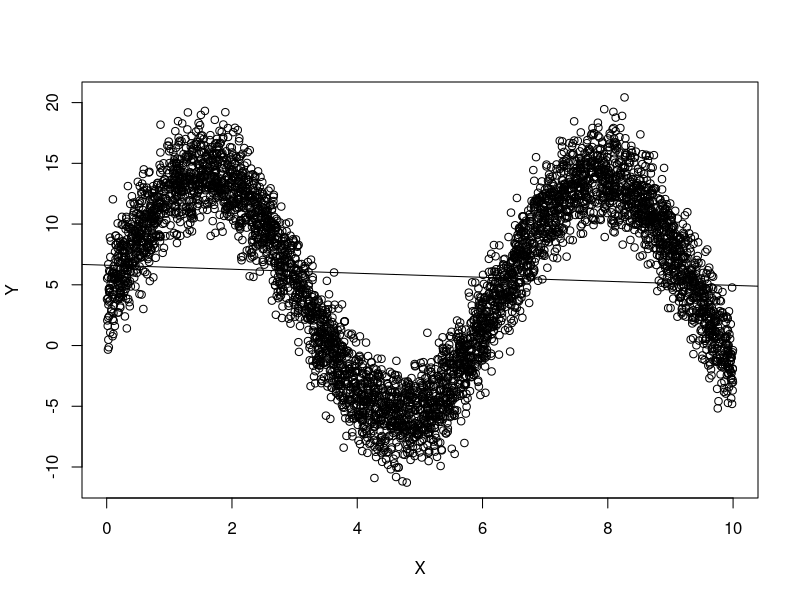
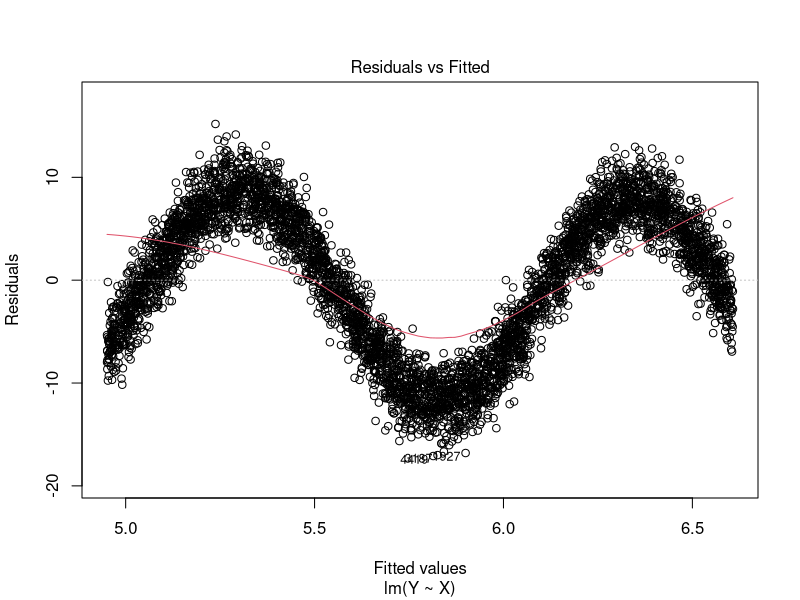
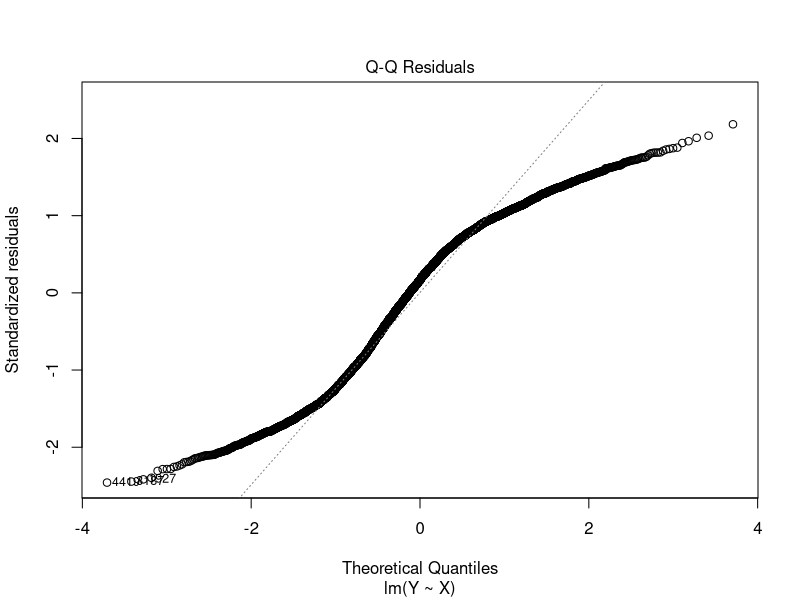
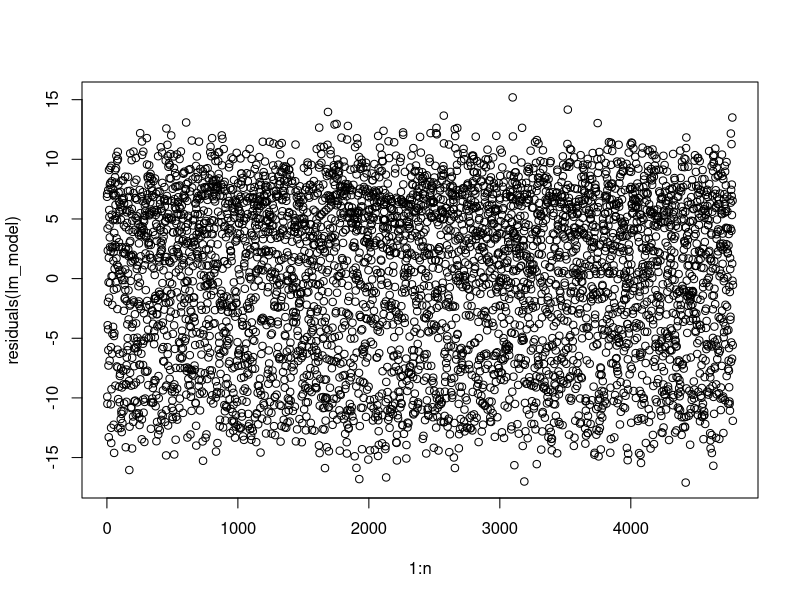
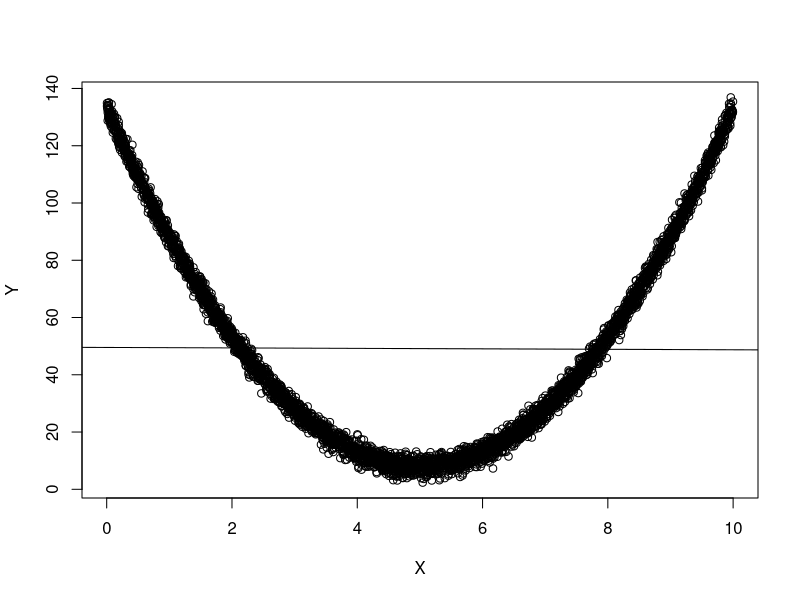
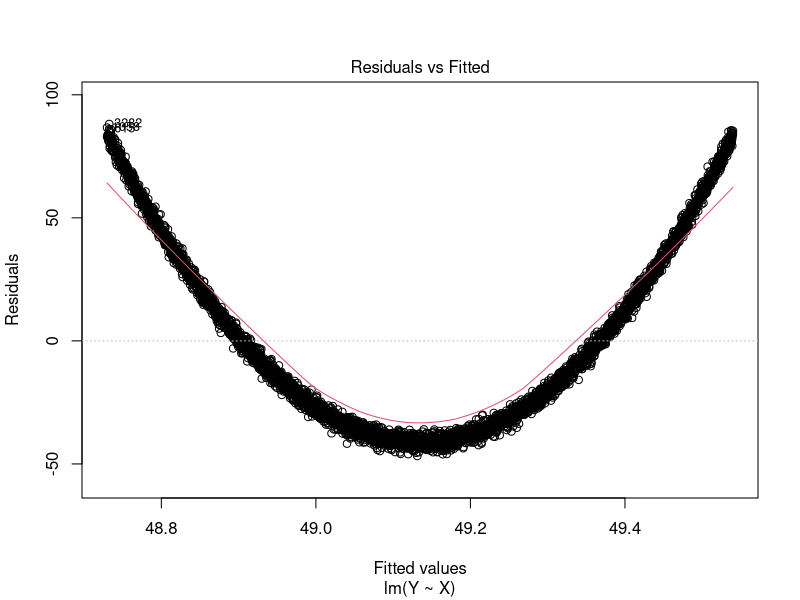
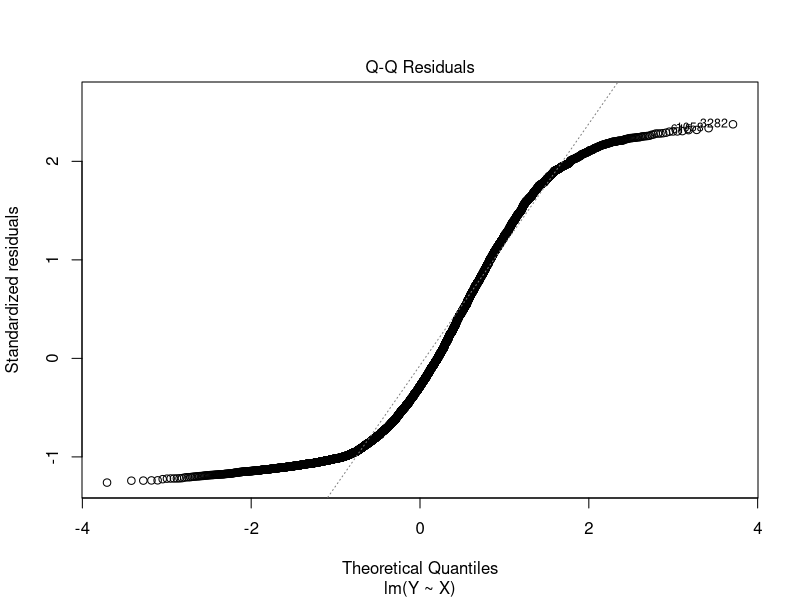
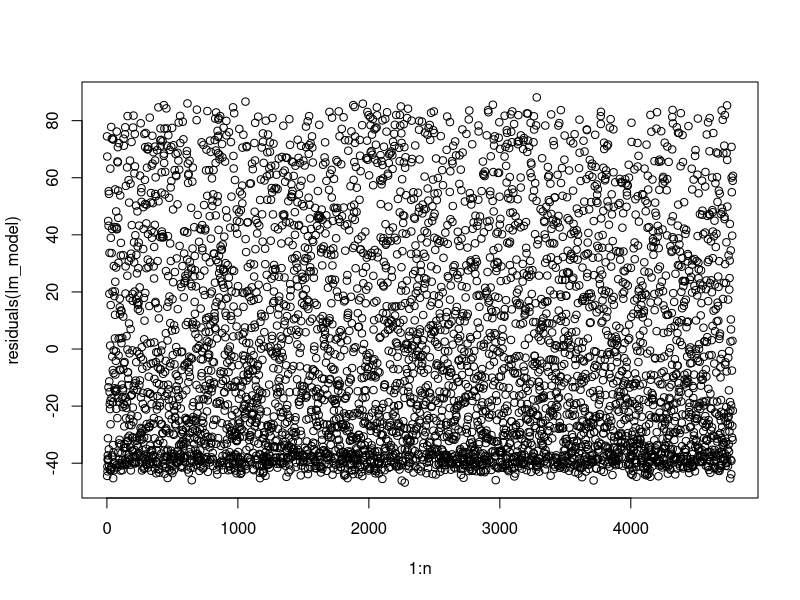

Source code (R) for these figures, in order: (Note: this script raises an error after producing the figures.)
## ---- chunk 1
knitr::opts_chunk$set(echo = TRUE)
## ---- chunk 2
require(ggplot2)
library(lmtest)
library(car)
## ---- chunk 3
check_violations <- function(sample_size, orig_new_obsv, violation_name, violation_func, sigma_sq, orig_X) {

  # ordinary relationship with no violations
  if (violation_name == "None") {
    X <- orig_X
    new_obsv <- orig_new_obsv
    eps <- rnorm(sample_size, mean = 0, sd = sqrt(sigma_sq))
    return(list(X,new_obsv,eps))
  }
  if (violation_name == "Nonlinear relationship") {
    X <- violation_func(orig_X)
    new_obsv <- violation_func(orig_new_obsv)
    eps <- rnorm(sample_size, mean = 0, sd = sqrt(sigma_sq))
    return(list(X,new_obsv,eps))
  }
  if (violation_name == "Non-normal errors") {
    # gamma distributed errors
    if (violation_func == "Gamma") {
      X <- orig_X
      new_obsv <- orig_new_obsv
      eps_alpha <- sigma_sq
      eps_beta <- 1
      eps <- (rgamma(sample_size, shape = eps_alpha, scale = eps_beta) - eps_alpha * eps_beta) * 2
      return(list(X,new_obsv,eps))
    }
    # poisson distributed errors
    if (violation_func == "Poisson") {
      X <- orig_X
      new_obsv <- orig_new_obsv
      lambda <- sigma_sq
      eps <- (rpois(sample_size, lambda) - lambda) * 2
      return(list(X,new_obsv,eps))
    }
  }
  if (violation_name == "Heterogeneous variances") {
    X <- orig_X
    new_obsv <- orig_new_obsv
    eps <- rnorm(sample_size, mean = 0, sd = violation_func(X))
    return(list(X,new_obsv,eps))
  }
  if (violation_name == "Correlated Errors") {
    X <- orig_X
    rho <- violation_func
    new_obsv <- orig_new_obsv
    eps <- rep(0, sample_size)
    e.ind <- rnorm(sample_size, mean = 0, sd = (sigma_sq / sqrt(1-rho^2)))
    eps[1] <- e.ind[1]
    for (i in 2:sample_size) {
      eps[i] <- rho * eps[i-1] + e.ind[i]
    }
    return(list(X,new_obsv,eps))
  }
    if (violation_name == "Multicolinearity") {
    X <- unname(cbind(orig_X[,1],violation_func(orig_X[,1])))
    new_obsv<- unname(cbind(orig_new_obsv[,1],violation_func(orig_new_obsv[,1])))
    eps <- rnorm(sample_size, mean = 0, sd = sqrt(sigma_sq))
    return(list(X,new_obsv,eps))
  }
}


# function that will run simulations, violating a specific assumption
run_simulations <- function(num_runs, sample_size, num_new_obsv, violation, violation_func, num_predictors, sigma_sq) {
  
  sim_results <- data.frame(percent_yhat_bad_confint        = 0,
                            percent_intercept_bad_confint   = 0, 
                            percent_param_bad_confint       = 0, 
                            average_mse                     = 0, 
                            percent_insignificant_intercept = 0, 
                            percent_insignificant_param     = 0) 

  parameters <- sample.int(10,num_predictors + 1)
  for (i in 1:num_runs) {
    
    if (num_predictors == 2) {
      X <- cbind(runif(sample_size, 0, 10),runif(sample_size, 10, 20))
      new_obsv <- cbind(runif(num_new_obsv, 0, 10),runif(num_new_obsv, 10, 20))
    } else {X <- runif(sample_size, 0, 10)
            new_obsv <- runif(num_new_obsv, 0, 10)}
    
    
    # transform our data to violate assumptions of linearity
    violated_data <- check_violations(sample_size, new_obsv, violation, violation_func, sigma_sq, X)
    violated_X <- violated_data[[1]]
    violated_new_obsv <- violated_data[[2]]
    eps <- violated_data[[3]]

    # TODO: make this not break plot_diagnostics
    if (violation == "Multicolinearity") {
      X <- violated_X
      new_obsv <- violated_new_obsv
    }

    # add in column of ones to capture beta0 when generating Y and expected value of Y
    Y <- (cbind(1,violated_X) %*% parameters) + eps
    exp_val_Y <- cbind(1,violated_new_obsv) %*% parameters
    
    # fit a linear model using the simulated data
    lm_data <- data.frame(Y = Y, X = I(X))
    my_lm <- lm(Y ~ X, data=lm_data)
    
    # predict y for new values of x using the fitted linear model
    Y_hat_ci <- predict(my_lm, newdata = data.frame(X = I(new_obsv)), interval = "confidence")
    
    # check whether the confidence interval actually captures the expected value of y from the true model
    n_bad_predictions <- num_new_obsv - sum((exp_val_Y >= Y_hat_ci[,2]) & (exp_val_Y <= Y_hat_ci[,3]))
# freq of confint for prediction of new data points not capturing the expected val of Y based on ground truth
    sim_results$percent_yhat_bad_confint <- sim_results$percent_yhat_bad_confint + n_bad_predictions
    
    # get confidence iterval for beta hat
    beta_ci <- confint(my_lm)
    
    # check whether the true value for the betas is caputured in the confidence interval
    good_betas <- ((parameters >= beta_ci[,"2.5 %"]) & (parameters <= beta_ci[,"97.5 %"]))
    if (good_betas[1] == FALSE)

# how many times true beta_0 was not captured by the confint for our fitted model
      sim_results$percent_intercept_bad_confint <- sim_results$percent_intercept_bad_confint + 1
    # good_betas[-1] means anything that is not the intercept coeff
    if (sum(good_betas[-1] == FALSE) >= 1) 
# bad predictor rate: how many times a parameter that was not b0 was not within the confint
      # if there's more than one they are combined
      {sim_results$percent_param_bad_confint <- sim_results$percent_param_bad_confint + sum(good_betas[-1] == FALSE)}
    
    # add the mse to the sum of MSE for all runs (to be averaged at the end)
    sim_results$average_mse <- sim_results$average_mse + (anova(my_lm)$'Mean Sq'[2]) # [2] for residual
    
    
    # check which beta_hats are significant based on the p-values
    p_vals <- summary(my_lm)$coeff[,4] # 4 for pvals
    if (p_vals[1] > .05)
# frequency % p-val(intercept) was >0.05      
      sim_results$percent_insignificant_intercept <- sim_results$percent_insignificant_intercept + 1
    if (sum(p_vals[-1] > .05) >= 1)
      
# excluding intercept coeff, freq that params for predictors had p-val > 0.05 in all our sims. on interval (0,1)
      # sum in case more than one predictor var
      {sim_results$percent_insignificant_param <- sim_results$percent_insignificant_param + sum(p_vals[-1] > .05)}
  }
  
  # FINALLY, take mean of all these 
  sim_results <- sim_results/num_runs
  
  # confint for predictions did not capture expected value, divided by n new data points 
  sim_results$percent_yhat_bad_confint <- sim_results$percent_yhat_bad_confint/(num_new_obsv)
  
  # conint for predictor param did not capture true param used to generate data, divited by number of predictors
  sim_results$percent_param_bad_confint <- sim_results$percent_param_bad_confint/(num_predictors)
  
  # precent of (non-intercept) params that whose p-val > 0.05
  sim_results$percent_insignificant_param <- sim_results$percent_insignificant_param/(num_predictors)

  # R is terrible and we have to return our objects as a list >:C
  payload <- list(sim_results=sim_results, lm_model=my_lm, X=X, Y=Y, eps=eps, Y_hat_ci=Y_hat_ci, exp_val_Y=exp_val_Y, n=sample_size, num_predictors=num_predictors)
  return(payload)
}
## ---- chunk 4
plot_diagnostics <- function(payload) {
  # unpack payload
  list2env(payload, envir=environment())
  
  if(num_predictors > 1){
    
    multivariate_dataframe <- as.data.frame(cbind(X, Y))
    colnames(multivariate_dataframe) <- c("X1", "X2", "Y")
    multivariate_lm_model <- lm(Y~., data = multivariate_dataframe)
      
    writeLines("Diagnostic #1: Is the Regression Function Linear? ")
    plot(multivariate_lm_model, which = 1, caption = "Residuals vs Fitted")
    
      writeLines("Diagnostic #2: Do the Residuals Have Constant Variance?\n\n Does the plot appear to be a general cloud of points or is there a megaphone shape?")
    plot(multivariate_lm_model, which = 1) 
    
      writeLines("Diagnostic #3: Are the Residuals Normally Distributed?")
    plot(multivariate_lm_model, which = 2)
    
    writeLines("Diagnostic #4: Are the Residuals Independent?")  
    plot(1:length(X), residuals(multivariate_lm_model))
    
    writeLines("Diagnostic #5: Is there Evidence of Multicollinearity?")
    pairs(multivariate_dataframe)
  } else {
  
  writeLines("Diagnostic #1: Is the Regression Function Linear? ")
  plot(Y ~ X)
  abline(lm_model)

  writeLines("Diagnostic #2: Do the Residuals Have Constant Variance?\n\n Does the plot appear to be a general cloud of points or is there a megaphone shape?")
  plot(lm_model, which = 1) 
  
  writeLines("Diagnostic #3: Are the Residuals Normally Distributed?")
  plot(lm_model, which = 2)
  
  writeLines("Diagnostic #4: Are the Residuals Independent?")  
  plot(1:n, residuals(lm_model))}


}

## ---- chunk 5
summary_diagnostics <- function(payload) {
  # unpack payload
  list2env(payload, envir=environment())

  print(summary(lm_model))
  print(anova(lm_model))
}
## ---- chunk 6
advanced_diagnostics <- function(payload) {
  # unpack payload
  list2env(payload, envir=environment())
  
  #check for multivariate case
  if(num_predictors > 1){
    multivariate_dataframe <- as.data.frame(cbind(X, Y))
    colnames(multivariate_dataframe) <- c("X1", "X2", "Y")
    multivariate_lm_model <- lm(Y~., data = multivariate_dataframe)
    
    #constant var
     writeLines("Diagnostic #2: Do the Residuals Have Constant Variance?\n\n Does the plot appear to be a general cloud of points or is there a megaphone shape?")
    writeLines("Large values of the test statistic lead to us rejecting H0 and concluding that we have nonconstant variance (ie heteroskedacity).")
    print(bptest(multivariate_lm_model))
    
    #residuals nonnormal
    writeLines("Diagnostic #3: Are the Residuals Normally Distributed?")
    # plot(lm_model, which = 2)
    print(shapiro.test(residuals(multivariate_lm_model)))

    #multicollinearity
    writeLines("Diagnostic #5: Is there Evidence of Multicollinearity?")  
    writeLines("Here are some rough guidelines:
    VIF_j≈1: no evidence of multicollinearity for x_j
    1<VIF_j<5: evidence of moderate multicollinearity for x_j
    5≤VIF_j<10: evidence of strong multicollinearity for x_j
    VIF_j≥10 evidence of severe multicollinearity for x_j, will almost certainly cause problems")
    print(vif(multivariate_lm_model))
  } else {
  
  
  #bivariate case  

  # linearity
  # writeLines("Diagnostic #1: Is the Regression Function Linear?")
  # print(anova(lm_model))
  
  # constant variance
  writeLines("Diagnostic #2: Do the Residuals Have Constant Variance?")

# heteroskedacity
  writeLines("Breusch-Pagan Test\n\nA p-value less than .05 will lead us to reject H0 and conclude that we have nonconstant variance (ie heteroskedacity).")
  print(bptest(Y ~ X))
  

  #normally dist residuals
  writeLines("Diagnostic #3: Are the Residuals Normally Distributed?")
    writeLines("Shapiro-Wilk's Test\n\nA p-value less than .05 will lead us to reject H0 and conclude that the errors are not normally distributed.")
  # plot(lm_model, which = 2)
  print(shapiro.test(residuals(lm_model)))
  }
}

## ---- chunk 7
# n_sims <- 100
# n_samps <- 100
# num_new_obsv <- 10
# violation_type <- "Nonlinear relationship"
# violation_func <- sin
# num_predictors <- 1
# sigma_sq <- 1
# 
# payload <- run_simulations(n_sims, n_samps, num_new_obsv, violation_type, violation_func, num_predictors, sigma_sq)
# cat(violation_type, n_sims, n_samps, num_new_obsv, str(violation_func), num_predictors, sigma_sq)
# plot_diagnostics(payload)
## ---- chunk 8
# set up constants for simulations
set.seed(1)
n_small <- 20
n_med <- 100
n_large <- 5000
num_runs <- 100
num_new_obsv <- 20
# num_predictors <- 1
sigma_sq <- 4
## ---- chunk 9
poly_func <- function(x) (x-5)^2
poly_small_results <- run_simulations(num_runs,
                                      n_small, 
                                      num_new_obsv, 
                                      violation = "Nonlinear relationship", 
                                      violation_func = poly_func, 
                                      num_predictors = 1, 
                                      sigma_sq)

poly_med_results <-run_simulations(num_runs,
                                   n_med, 
                                   num_new_obsv, 
                                   violation =  "Nonlinear relationship", 
                                   violation_func = poly_func, 
                                   num_predictors = 1, 
                                   sigma_sq)

poly_large_results <- run_simulations(num_runs, 
                                     n_large, 
                                     num_new_obsv, 
                                     violation =  "Nonlinear relationship", 
                                     violation_func = poly_func, 
                                     num_predictors = 1, 
                                     sigma_sq)
## ---- chunk 10
exp_small_results <- run_simulations(num_runs,
                                     n_small, 
                                     num_new_obsv, 
                                     violation =  "Nonlinear relationship", 
                                     violation_func = exp, 
                                     num_predictors = 1, 
                                     sigma_sq)

exp_med_results <-run_simulations(num_runs, 
                                  n_med, 
                                  num_new_obsv, 
                                  violation =  "Nonlinear relationship",
                                  violation_func = exp, 
                                  num_predictors = 1, 
                                  sigma_sq)

exp_large_results <-run_simulations(num_runs,
                                    n_large, 
                                    num_new_obsv, 
                                    violation =  "Nonlinear relationship", 
                                    violation_func = exp, 
                                    num_predictors = 1, 
                                    sigma_sq)
## ---- chunk 11
sin_small_results <- run_simulations(num_runs, 
                                     n_small, 
                                     num_new_obsv, 
                                     violation =  "Nonlinear relationship", 
                                     violation_func = sin, 
                                     num_predictors = 1, 
                                     sigma_sq)

sin_med_results <- run_simulations(num_runs, 
                                   n_med, 
                                   num_new_obsv, 
                                   violation =  "Nonlinear relationship", 
                                   violation_func = sin, 
                                   num_predictors = 1, 
                                   sigma_sq)

sin_large_results <- run_simulations(num_runs, 
                                     n_large, 
                                     num_new_obsv, 
                                     violation =  "Nonlinear relationship", 
                                     violation_func = sin, 
                                     num_predictors = 1, 
                                     sigma_sq)
## ---- chunk 12
log_small_results <- run_simulations(num_runs, 
                                     n_small, 
                                     num_new_obsv, 
                                     violation =  "Nonlinear relationship", 
                                     violation_func = log,
                                     num_predictors = 1, 
                                     sigma_sq)

log_med_results <- run_simulations(num_runs, 
                                   n_med, 
                                   num_new_obsv, 
                                   violation =  "Nonlinear relationship", 
                                   violation_func = log, 
                                   num_predictors = 1, 
                                   sigma_sq)

log_large_results <- run_simulations(num_runs, 
                                     n_large, 
                                     num_new_obsv, 
                                     violation =  "Nonlinear relationship", 
                                     violation_func = log, 
                                     num_predictors = 1, 
                                     sigma_sq)

## ---- chunk 13
(polynomial_results <- rbind(small_samp = poly_small_results[[1]], 
                            med_samp = poly_med_results[[1]], 
                            large_samp = poly_large_results[[1]]))

(exponential_results <- rbind(small_samp = exp_small_results[[1]],
                             med_samp = exp_med_results[[1]], 
                             large_samp = exp_large_results[[1]]))

(sinusoidal_results <- rbind(small_samp = sin_small_results[[1]], 
                            med_samp = sin_med_results[[1]], 
                            large_samp = sin_large_results[[1]]))

(logarithmic_results <- rbind(small_samp = log_small_results[[1]], 
                             med_samp = log_med_results[[1]], 
                             large_samp = log_large_results[[1]]))
## ---- chunk 14

#part e, name the normal func & nonnormal func & randomly call it
q1_random_func <- sample(c(poly_func, sin, log, exp), 3)
n <- sample(20:5000, 1)
q1_random_violation_1 <- sample(c("None","Nonlinear relationship"), 1)

q1_random_results_1 <- run_simulations(num_runs = 1, 
                                  n, 
                                  num_new_obsv, 
                                  violation =  q1_random_violation_1,
                                  violation_func = q1_random_func[[1]],
                                  num_predictors = 1, 
                                  sigma_sq)


q1_random_violation_2 <- sample(c("None","Nonlinear relationship"), 1)
q1_random_results_2 <- run_simulations(num_runs = 1, 
                                  n, 
                                  num_new_obsv, 
                                  violation =  q1_random_violation_2,
                                  violation_func = q1_random_func[[2]],
                                  num_predictors = 1, 
                                  sigma_sq)


q1_random_violation_3 <- sample(c("None","Nonlinear relationship"), 1)
q1_random_results_3 <- run_simulations(num_runs = 1, 
                                  n, 
                                  num_new_obsv, 
                                  violation =  q1_random_violation_3,
                                  violation_func = q1_random_func[[3]],
                                  num_predictors = 1, 
                                  sigma_sq)
q1_random_results_1[[1]]
q1_random_results_2[[1]]
q1_random_results_2[[1]]
## ---- chunk 15
plot_diagnostics(q1_random_results_1)
plot_diagnostics(q1_random_results_2)
plot_diagnostics(q1_random_results_3)
## ---- chunk 16
q1_random_violation_1
q1_random_func[[1]]
q1_random_violation_2
q1_random_func[[2]]
q1_random_violation_3
q1_random_func[[3]]
## ---- chunk 17
gamma_small_results <- run_simulations(num_runs, 
                                     n_small, 
                                     num_new_obsv, 
                                     violation =  "Non-normal errors", 
                                     violation_func = "Gamma",
                                     num_predictors = 1, 
                                     sigma_sq)

gamma_med_results <- run_simulations(num_runs, 
                                   n_med, 
                                   num_new_obsv, 
                                   violation =  "Non-normal errors", 
                                   violation_func = "Gamma", 
                                   num_predictors = 1, 
                                   sigma_sq)

gamma_large_results <- run_simulations(num_runs, 
                                     n_large, 
                                     num_new_obsv, 
                                     violation =  "Non-normal errors", 
                                     violation_func = "Gamma", 
                                     num_predictors = 1, 
                                     sigma_sq)


## ---- chunk 18
poisson_small_results <- run_simulations(num_runs, 
                                     n_small, 
                                     num_new_obsv, 
                                     violation =  "Non-normal errors", 
                                     violation_func = "Poisson",
                                     num_predictors = 1, 
                                     sigma_sq)

poisson_med_results <- run_simulations(num_runs, 
                                   n_med, 
                                   num_new_obsv, 
                                   violation =  "Non-normal errors", 
                                   violation_func = "Poisson", 
                                   num_predictors = 1, 
                                   sigma_sq)

poisson_large_results <- run_simulations(num_runs, 
                                     n_large, 
                                     num_new_obsv, 
                                     violation =  "Non-normal errors", 
                                     violation_func = "Poisson", 
                                     num_predictors = 1, 
                                     sigma_sq)

## ---- chunk 19
(gamma_results <- rbind(small_samp = gamma_small_results[[1]], 
                             med_samp = gamma_med_results[[1]], 
                             large_samp = gamma_large_results[[1]]))

(poisson_results <- rbind(small_samp = poisson_small_results[[1]], 
                             med_samp = poisson_med_results[[1]], 
                             large_samp = poisson_large_results[[1]]))
## ---- chunk 20
#part e, name the normal func & nonnormal func & randomly call it
random.func2 <- sample(c("Poisson","Gamma"), 1)
n <- sample(20:5000, 1)
random.violation2 <- sample(c("None","Non-normal errors"), 1)

random_results2 <- run_simulations(num_runs = 1, 
                                  n, 
                                  num_new_obsv, 
                                  violation =  random.violation2,
                                  violation_func = random.func2,
                                  num_predictors = 1, 
                                  sigma_sq)

random_results2[[1]]
## ---- chunk 21
plot_diagnostics(random_results2)
## ---- chunk 22
random.violation2
random.func2
## ---- chunk 23
poly_func_2 <- function(x) 0.5*x^2
hetero_var_poly_small_results <- run_simulations(num_runs,
                                     n_small, 
                                     num_new_obsv, 
                                     violation =  "Heterogeneous variances", 
                                     violation_func = poly_func_2, 
                                     num_predictors = 1, 
                                     sigma_sq)

hetero_var_poly_med_results <-run_simulations(num_runs, 
                                  n_med, 
                                  num_new_obsv, 
                                  violation =  "Heterogeneous variances",
                                  violation_func = poly_func_2, 
                                  num_predictors = 1, 
                                  sigma_sq)

hetero_var_poly_large_results <-run_simulations(num_runs,
                                    n_large, 
                                    num_new_obsv, 
                                    violation =  "Heterogeneous variances", 
                                    violation_func = poly_func_2, 
                                    num_predictors = 1, 
                                    sigma_sq)

hetero_var_exp_small_results <- run_simulations(num_runs,
                                     n_small, 
                                     num_new_obsv, 
                                     violation =  "Heterogeneous variances", 
                                     violation_func = exp, 
                                     num_predictors = 1, 
                                     sigma_sq)

hetero_var_exp_med_results <-run_simulations(num_runs, 
                                  n_med, 
                                  num_new_obsv, 
                                  violation =  "Heterogeneous variances",
                                  violation_func = exp, 
                                  num_predictors = 1, 
                                  sigma_sq)

hetero_var_exp_large_results <-run_simulations(num_runs,
                                    n_large, 
                                    num_new_obsv, 
                                    violation =  "Heterogeneous variances", 
                                    violation_func = exp, 
                                    num_predictors = 1, 
                                    sigma_sq)

## ---- chunk 24
hetero_var_poly_results <- rbind(small_samp = hetero_var_poly_small_results[[1]],
                             med_samp = hetero_var_poly_med_results[[1]], 
                             large_samp = hetero_var_poly_large_results[[1]])
hetero_var_poly_results

hetero_var_exp_results <- rbind(small_samp = hetero_var_exp_small_results[[1]],
                             med_samp = hetero_var_exp_med_results[[1]], 
                             large_samp = hetero_var_exp_large_results[[1]])
hetero_var_exp_results
## ---- chunk 25
#part e, name the normal func & nonnormal func & randomly call it
random_poly_func <- function(x) {
  a <- runif(1,0,5)
  b <- runif(1,2,4)
  return((x-a)^b)
}
n <- sample(20:5000, 1)
random.violation3 <- sample(c("None","Heterogeneous variances"), 1)

random_results3 <- run_simulations(num_runs = 1, 
                                  n_large, 
                                  num_new_obsv, 
                                  violation =  random.violation3,
                                  violation_func = random_poly_func,
                                  num_predictors = 1, 
                                  sigma_sq)

random_results3[[1]]
## ---- chunk 26
plot_diagnostics(random_results3)
## ---- chunk 27
random.violation3

## ---- chunk 28
# Sample code to get started
corr_error_small_results_h <- run_simulations(num_runs,
                                     n_small, 
                                     num_new_obsv, 
                                     violation =  "Correlated Errors", 
                                     violation_func = 0.9, 
                                     num_predictors = 1, 
                                     sigma_sq)

corr_error_med_results_h <-run_simulations(num_runs, 
                                  n_med, 
                                  num_new_obsv, 
                                  violation =  "Correlated Errors",
                                  violation_func = 0.9, 
                                  num_predictors = 1, 
                                  sigma_sq)

corr_error_large_results_h <-run_simulations(num_runs,
                                    n_large, 
                                    num_new_obsv, 
                                    violation =  "Correlated Errors", 
                                    violation_func = 0.9, 
                                    num_predictors = 1, 
                                    sigma_sq)

#correlated errors with rho of .3
corr_error_small_results_l <- run_simulations(num_runs,
                                     n_small, 
                                     num_new_obsv, 
                                     violation =  "Correlated Errors", 
                                     violation_func = 0.3, 
                                     num_predictors = 1, 
                                     sigma_sq)

corr_error_med_results_l <-run_simulations(num_runs, 
                                  n_med, 
                                  num_new_obsv, 
                                  violation =  "Correlated Errors",
                                  violation_func = 0.3, 
                                  num_predictors = 1, 
                                  sigma_sq)

corr_error_large_results_l <-run_simulations(num_runs,
                                    n_large, 
                                    num_new_obsv, 
                                    violation =  "Correlated Errors", 
                                    violation_func = 0.3, 
                                    num_predictors = 1, 
                                    sigma_sq)
## ---- chunk 29
corr_error_results_h <- rbind(small_samp = corr_error_small_results_h[[1]],
                             med_samp = corr_error_med_results_h[[1]], 
                             large_samp = corr_error_large_results_h[[1]])
corr_error_results_h

corr_error_results_l <- rbind(small_samp = corr_error_small_results_l[[1]],
                             med_samp = corr_error_med_results_l[[1]], 
                             large_samp = corr_error_large_results_l[[1]])
corr_error_results_l
## ---- chunk 30
#randomly select a value of rho equal to .7 or 0 from a large sample size
rho <- sample(c(0.2,0.8),1)
n <- sample(20:5000, 1)
random.violation4 <- sample(c("None","Correlated Errors"),1)
random_results4 <-run_simulations(num_runs = 1,
                                    n,
                                    num_new_obsv,
                                    violation =  random.violation4,
                                    violation_func = rho,
                                    num_predictors = 1,
                                    sigma_sq)
random_results4[[1]]

## ---- chunk 31
#randomly select a value of rho equal to .8 or 0 from a large sample size
# set.seed(1234)
# rho_vec <- c(0, .8)
# #choose random value of rho
# rho <- sample(rho_vec,1)
# 
#   n <- 500
#   x <- runif(n, 0, 10)
#   newx <- runif(n,0,10)
#   eps <- rep(0, n)
#   e.ind <- rnorm(n, mean = 0, sd = (sigma / sqrt(1-rho^2)))
#   eps[1] <- e.ind[1]
#   for (i in 2:n) {
#     eps[i] <- rho * eps[i-1] + e.ind[i]
#   }
#   y <- b0 + b1 * x + eps
#   
#   lm.random <- lm(y~x)
#   
#   plot(lm.random)
#   plot(1:n, residuals(lm.random))

## ---- chunk 32
plot_diagnostics(random_results4)
## ---- chunk 33
random.violation4
rho
## ---- chunk 34
add_noise <- function(x) x + rnorm(length(x))
multicolinearity_noise_small_results <- run_simulations(num_runs,
                                     n_small,
                                     num_new_obsv,
                                     violation =  "Multicolinearity",
                                     violation_func = add_noise,
                                     num_predictors = 2,
                                     sigma_sq)

multicolinearity_noise_med_results <- run_simulations(num_runs,
                                     n_med,
                                     num_new_obsv,
                                     violation =  "Multicolinearity",
                                     violation_func = add_noise,
                                     num_predictors = 2,
                                     sigma_sq)

multicolinearity_noise_large_results <- run_simulations(num_runs,
                                     n_large,
                                     num_new_obsv,
                                     violation =  "Multicolinearity",
                                     violation_func = add_noise,
                                     num_predictors = 2,
                                     sigma_sq)

poly_func_3 <- function(x) x^2
multicolinearity_poly_small_results <- run_simulations(num_runs,
                                     n_small,
                                     num_new_obsv,
                                     violation =  "Multicolinearity",
                                     violation_func = poly_func_3,
                                     num_predictors = 2,
                                     sigma_sq)

multicolinearity_poly_med_results <- run_simulations(num_runs,
                                     n_med,
                                     num_new_obsv,
                                     violation =  "Multicolinearity",
                                     violation_func = poly_func_3,
                                     num_predictors = 2,
                                     sigma_sq)

multicolinearity_poly_large_results <- run_simulations(num_runs,
                                     n_large,
                                     num_new_obsv,
                                     violation =  "Multicolinearity",
                                     violation_func = poly_func_3,
                                     num_predictors = 2,
                                     sigma_sq)
## ---- chunk 35
multicolinearity_noise_results <- rbind(small_samp = multicolinearity_noise_small_results[[1]],
                             med_samp = multicolinearity_noise_med_results[[1]],
                             large_samp = multicolinearity_noise_large_results[[1]])
multicolinearity_noise_results

multicolinearity_poly_results <- rbind(small_samp = multicolinearity_poly_small_results[[1]],
                             med_samp = multicolinearity_poly_med_results[[1]],
                             large_samp = multicolinearity_poly_large_results[[1]])
multicolinearity_poly_results
## ---- chunk 36
#part e, name the normal func & nonnormal func & randomly call it
n <- sample(c(n_small,n_med,n_large), 1)
random.violation5 <- sample(c("None","Multicolinearity"), 1)

random_results5 <- run_simulations(num_runs = 1,
                                  n,
                                  num_new_obsv,
                                  violation =  random.violation5,
                                  violation_func = add_noise,
                                  num_predictors = 2,
                                  sigma_sq)

random_results5[[1]]
random.violation5
## ---- chunk 37
plot_diagnostics(random_results5)
## ---- chunk 38
random.violation5
## ---- chunk 39
